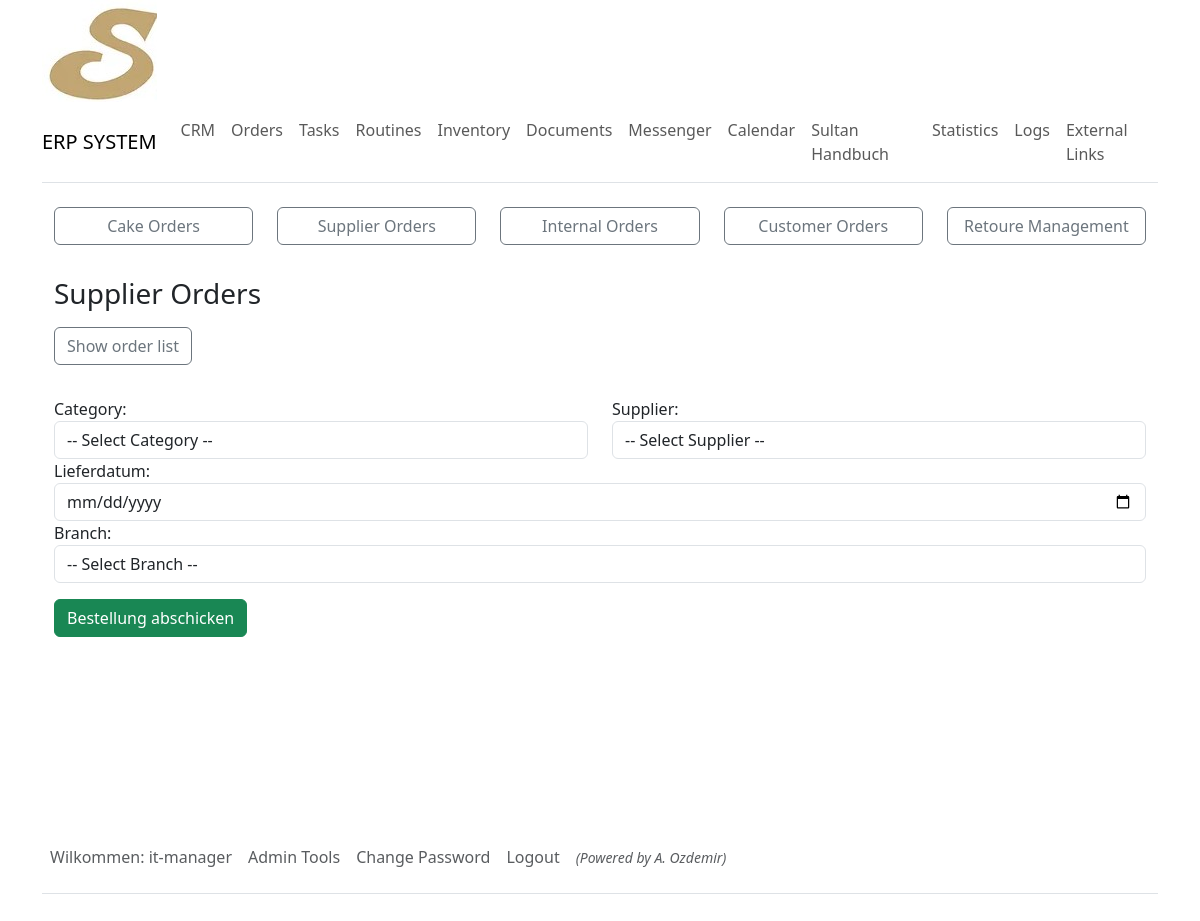
/orders/supplier_orders/ (signed in), run on the app's committed database.
### sultanerp/models.py (models this page shows, shortened)
class DynamicText(models.Model):
    title = models.CharField(max_length=255)
    text = models.TextField()

class User(AbstractUser):
    first_name = models.CharField(max_length=255)
    last_name = models.CharField(max_length=255)
    personal_nr = models.IntegerField(null=True, blank=True)
    is_active = models.BooleanField(default=True)
    branch = models.ForeignKey(
        Store, on_delete=models.CASCADE, related_name="users", null=True, blank=True)
    user_level = models.ForeignKey(
        Roles, on_delete=models.CASCADE, related_name="users", null=True, blank=True)

### sultanerp/views.py (the view, shortened to what this page needs)
# urls.py: path('orders/supplier_orders/', views.supplier_orders, name='supplier_orders'),
@login_required
def supplier_orders(request):
    categories = Category.objects.all()
    suppliers = Supplier.objects.all()
    branches = Store.objects.all()
    products = []
    selected_category = None
    selected_supplier = None
    delivery_date = None
    all_supplier_orders = SupplierOrders.objects.all()
    context = {
        'categories': categories,
        'suppliers': suppliers,
        'products': products,
        'selected_category': selected_category,
        'selected_supplier': selected_supplier,
        'branches': branches,
        'all_supplier_orders': all_supplier_orders
    }
    return render(request, 'orders/supplier_orders.html', context)

### sultanerp/utilities/context_processors.py (called while the page is built)
def dynamic_text_processor(request):
    dynamic_texts_objects = DynamicText.objects.all()
    dynamic_texts_dict = {dt.title: dt for dt in dynamic_texts_objects}
    return {'dynamic_texts': dynamic_texts_dict}

### sultanerp/templates/orders/supplier_orders.html (shortened to what this page needs)
{% extends "_base.html" %}
{% load static %}
{% block content %}
{% include "navbar.html" %}
{% include "_orders.html" %}
<div class="container mt-4">
    <div class="sticky-top bg-white py-2">
        <h3 class="">{{dynamic_texts.supplier_orders.text}}</h3>
    </div>
    <a href="{% url 'supplier_orders_list_view' %}" class="{{dynamic_texts.btn.text}}">Show order list</a>
    <form method="post" id="filterForm" class="mt-4">
        <div class="row">
            <div class="col-md-6">
                <div class="form-group">
                    <label for="category">Category:</label>
                    <select name="category" id="category" class="form-control">
                        <option value="">-- Select Category --</option>
                    </select>
                </div>
            </div>
            <div class="col-md-6">
                <div class="form-group">
                    <label for="supplier">Supplier:</label>
                    <select name="supplier" id="supplier" class="form-control">
                        <option value="">-- Select Supplier --</option>
                    </select>
                </div>
            </div>
        </div>
    </form>
    <form method="post" id="orderForm">
        <div class="form-group">
            <label for="delivery_date">{{dynamic_texts.delivery_date.text}}</label>
            <input type="date" name="delivery_date" class="form-control" required>
        </div>
        <div class="form-group">
            <label for="branch">Branch:</label>
            <select name="branch" id="branch" class="form-control">
                <option value="">-- Select Branch --</option>
            </select>
        </div>
        <button type="submit" class="btn btn-success" onclick="return checkAmounts();">Bestellung abschicken</button>
    </form>
</div>
{% endblock %}

### sultanerp/templates/navbar.html (shortened to what this page needs)
<nav class="navbar navbar-expand-lg navbar-light bg-white border-bottom py-2">
  <a class="navbar-brand font-weight-bold" href="{% url 'dashboard' %}">ERP SYSTEM</a>
  <div class="collapse navbar-collapse" id="navbarNav">
    <ul class="navbar-nav">
      <li class="nav-item active">
        <a class="nav-link" href="{% url 'crm_view' %}">CRM</a>
      </li>
      <li class="nav-item">
        <a class="nav-link" href="{% url 'orders_view' %}">{{dynamic_texts.orders.text}}</a>
      </li>
      <li class="nav-item">
        <a class="nav-link" href="{% url 'task_list' %}">{{dynamic_texts.tasks.text}}</a>
      </li>
      <li class="nav-item">
        <a class="nav-link" href="{% url 'routine_list' %}">{{dynamic_texts.routines.text}}</a>
      </li>
      <li class="nav-item">
        <a class="nav-link" href="{% url 'inventory' %}">{{dynamic_texts.inventory.text}}</a>
      </li>
      <li class="nav-item">
        <a class="nav-link" href="{% url 'documents' %}">{{dynamic_texts.documents.text}}</a>
      </li>
      <li class="nav-item">
        <a class="nav-link" href="{% url 'messenger' %}">{{dynamic_texts.messenger.text}}</a>
      </li>
      <li class="nav-item">
        <a class="nav-link" href="{% url 'calendar' %}">{{dynamic_texts.calendar.text}}</a>
      </li>
      <li class="nav-item border-right">
        <a class="nav-link" href="{% url 'wiki_index' %}">{{dynamic_texts.handbook.text}}</a>
      </li>
      {% if user.is_staff %}
      <li class="nav-item">
        <a class="nav-link" href="{% url 'statistics' %}">{{dynamic_texts.statistics.text}}</a>
      </li>
      <li class="nav-item">
        <a class="nav-link" href="{% url 'logs' %}">{{dynamic_texts.logs.text}}</a>
      </li>
      {% endif %}
      {% if user.user_level.hierarchy < 5 %}
      <li class="nav-item">
        <a class="nav-link" href="{% url 'external_links' %}">{{dynamic_texts.external_links.text}}</a>
      </li>
      {% endif %}
    </ul>
  </div>
</nav>

### sultanerp/templates/_orders.html
<br>
<div class="container">
    <div class="row">
        <div class="col-12 col-md">
            <a href="{% url 'cake_order' %}" class="btn btn-outline-secondary w-100 mb-2 mb-md-0">{{dynamic_texts.cake_orders.text}}</a>
        </div>
        <div class="col-12 col-md mt-2 mt-md-0">
            <a href="{% url 'supplier_orders' %}" class="btn btn-outline-secondary w-100 mb-2 mb-md-0">{{dynamic_texts.supplier_orders.text}}</a>
        </div>
        <div class="col-12 col-md mt-2 mt-md-0">
            <a href="{% url 'internal_orders' %}" class="btn btn-outline-secondary w-100 mb-2 mb-md-0">{{dynamic_texts.internal_orders.text}}</a>
        </div>
        <div class="col-12 col-md mt-2 mt-md-0">
            <a href="{% url 'customer_orders' %}" class="btn btn-outline-secondary w-100 mb-2 mb-md-0">{{dynamic_texts.customer_orders.text}}</a>
        </div>
        <div class="col-12 col-md mt-2 mt-md-0">
            <a href="{% url 'retoure' %}" class="btn btn-outline-secondary w-100">{{dynamic_texts.retoure_management.text}}</a>
        </div>
    </div>
</div>

### sultanerp/templates/_footer.html
{% if user.is_authenticated %}
<div class="container">
    <div style="min-height: 10em;"></div>
    <footer class="py-3 my-4">
        <ul class="nav border-bottom pb-3 mb-3">
            {% if user.is_authenticated %}
                <li class="nav-item">
                    <a class="nav-link px-2 text-muted">{{dynamic_texts.welcome.text}}: {{user.username}}</a>
                </li>
        {% if user.user_level.role == 'admin' %}
                <li class="nav-item">
                    <a class="nav-link px-2 text-muted" href="{% url 'admin_tools' %}">Admin Tools</a>
                </li>
        {% endif %}
                <li class="nav-item">
                    <a class="nav-link px-2 text-muted" href="{% url 'password_change' %}">Change Password</a>
                </li>
                <li class="nav-item">
                    <a class="nav-link px-2 text-muted" href="{% url 'logout' %}">Logout</a>
                </li>
                <li>
                    <a class="nav-link px-2 text-muted" style="font-style: italic;"><small>(Powered by A. Ozdemir)</small</a>
                </li>
            {% else %}
                <li class="nav-item">
                    <a class="nav-link px-2 text-muted" href="{% url 'tools' %}">Login</a>
                </li>
            {% endif %}
        </ul>
    </footer>
</div>
{% endif%}

### data on the page
DynamicText: orders.text "Orders"
DynamicText: tasks.text "Tasks"
DynamicText: routines.text "Routines"
DynamicText: inventory.text "Inventory"
DynamicText: documents.text "Documents"
DynamicText: messenger.text "Messenger"
DynamicText: calendar.text "Calendar"
DynamicText: handbook.text "Sultan Handbuch"
DynamicText: statistics.text "Statistics"
DynamicText: logs.text "Logs"
DynamicText: external_links.text "External Links"
DynamicText: cake_orders.text "Cake Orders"
DynamicText: supplier_orders.text "Supplier Orders"
DynamicText: internal_orders.text "Internal Orders"
DynamicText: customer_orders.text "Customer Orders"
DynamicText: retoure_management.text "Retoure Management"
DynamicText: delivery_date.text "Lieferdatum:"
DynamicText: welcome.text "Wilkommen"
User: username "it-manager"
